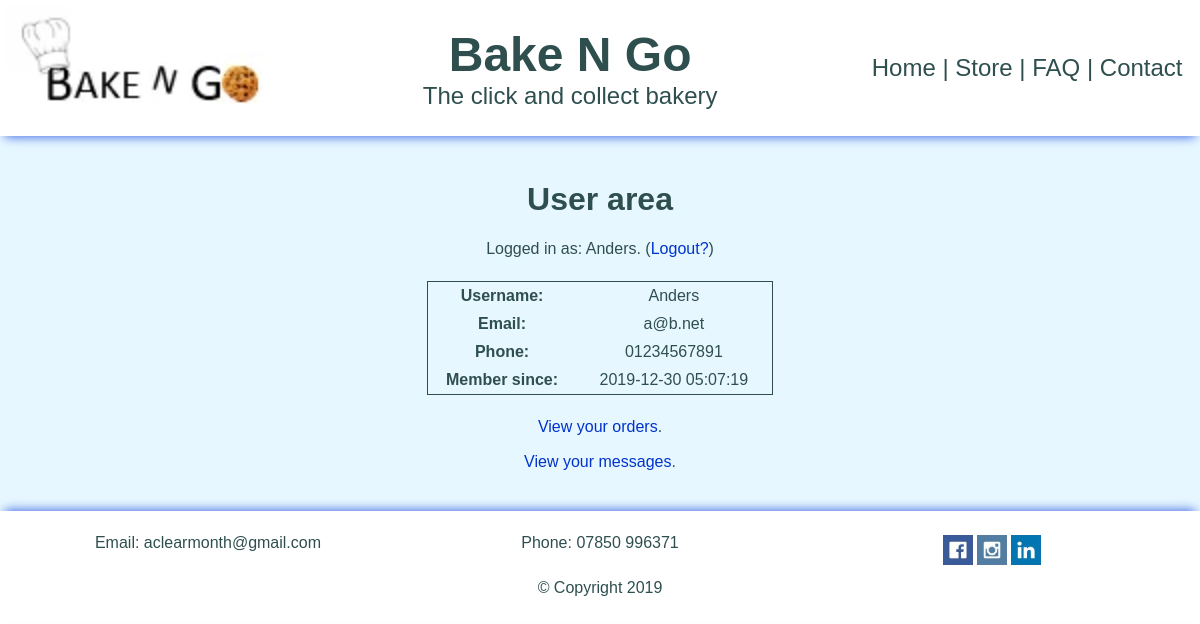
Page /?p=userdetails (signed in) on the committed database.
### tables this page shows
CREATE TABLE `users` (
  `id` int(11) NOT NULL,
  `name` varchar(55) NOT NULL,
  `password` varchar(55) NOT NULL,
  `email` varchar(55) NOT NULL,
  `phone` varchar(11) NOT NULL,
  `memberSince` datetime NOT NULL
);

### app/Model/index.php (called while the page is built, shortened)
<?php
    Class Index
    {
        private $conn;
        private $users      = array();
        public function __construct() {
            $this->conn = new \mysqli("localhost", "root", "", "BakeNGo");
        }
        public function cleanse($dirty) {
            return htmlspecialchars(trim($dirty), ENT_QUOTES);
        }
            public function findUser($criteria = false) {
                $where = $criteria != false ? "WHERE name='" . $this->cleanse($criteria) . "'" : "";
                $sql    = "SELECT id, name, password, email, phone, memberSince FROM users " . $where;
                $result = $this->conn->query($sql);
                if ( gettype($result) == "object" && $result->num_rows > 0) {
                    while($row = $result->fetch_assoc()) {
                        array_push($this->users, $row);
                    }
                }
            }
            public function getUser() {
                return $this->users;
            }
    }

### app/userdetails.php (the view, shortened to what this page needs)
<?php
    $mIndex->findUser($_SESSION["userName"]);
    $user = $mIndex->getUser()[0];
    echo '
        <section class="pageContainer">
            <h1>
                User area
            </h1>
            <p>
                Logged in as: ' . $_SESSION["userName"] . '. (<a href="?p=logout" class="bigLink">Logout?</a>)
            </p>
            <table class="userDetails">
                <tr>
                    <th class="pad">Username:</th>
                    <td class="pad">' . $user["name"] . '</td>
                </tr>
                <tr>
                    <th class="pad">Email:</th>
                    <td class="pad">' . $user["email"] . '</td>
                </tr>
                <tr>
                    <th class="pad">Phone:</th>
                    <td class="pad">' . $user["phone"] . '</td>
                </tr>
                <tr>
                    <th class="pad">Member since:</th>
                    <td class="pad">' . $user["memberSince"] . '</td>
                </tr>
            </table>
            <p>
                <a href="?p=orders" class="bigLink">View your orders</a>.
            </p>
            <p>
                <a href="?p=messages" class="bigLink">View your messages</a>.
            </p>
        </section>
    ';

### public/css/index.css (style rules this page uses)
* { font-family: sans-serif; color: darkslategrey; box-sizing: border-box; }
a { text-decoration: none; color: inherit; }
.pad { padding: 1.4%; }
.bigLink { color: #0033cc; }

### public/css/userDetails.css (style rules this page uses)
.pageContainer { text-align: center; }
.userDetails { margin: 2% 35%; width: 30%; border: 1px solid darkslategrey; border-collapse: collapse; }

### rows in the picture
users: name "Anders", email "a@b.net", phone "01234567891", memberSince "2019-12-30 05:07:19"

### other values in the picture
$_SESSION["userName"] "Anders"
